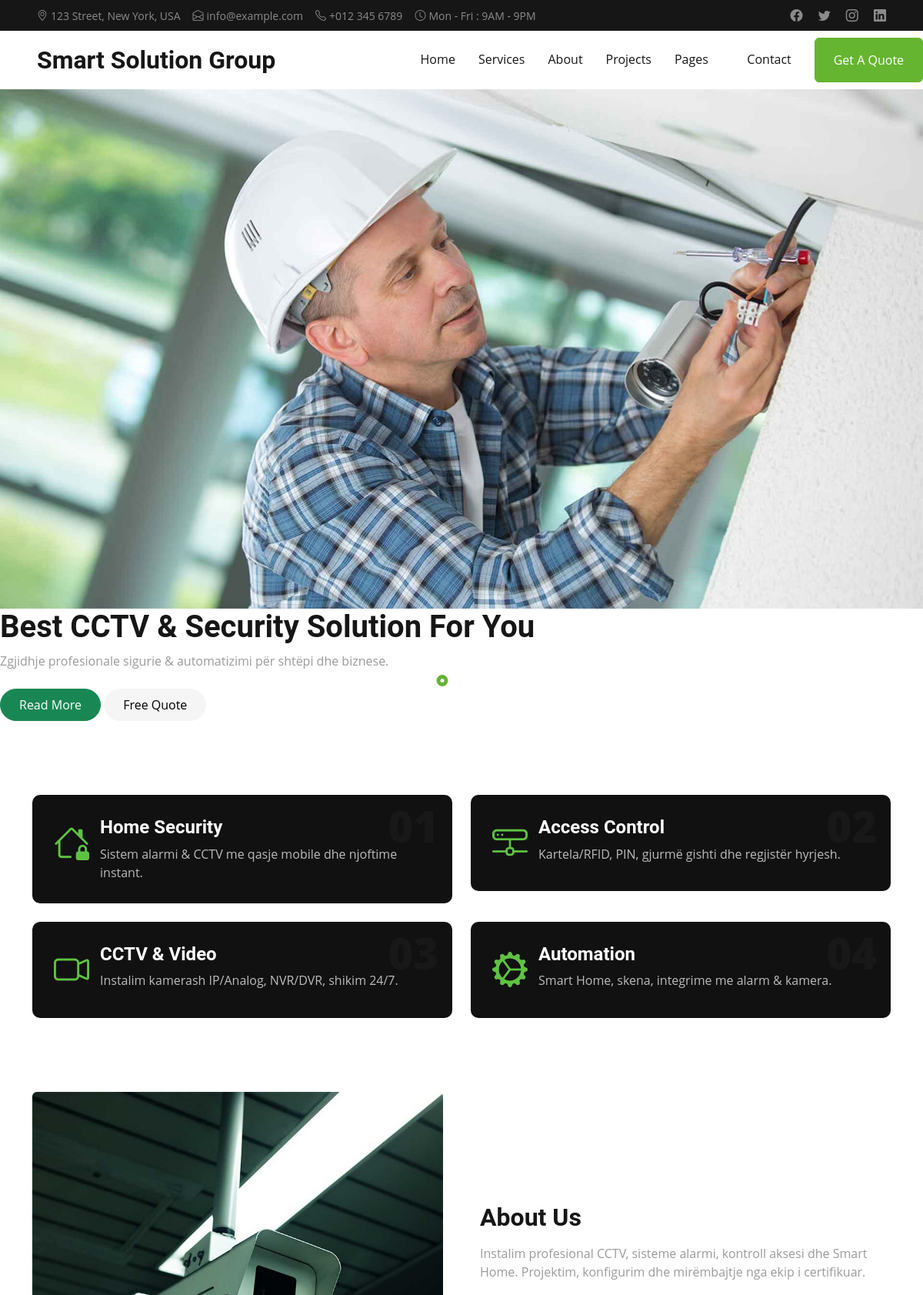
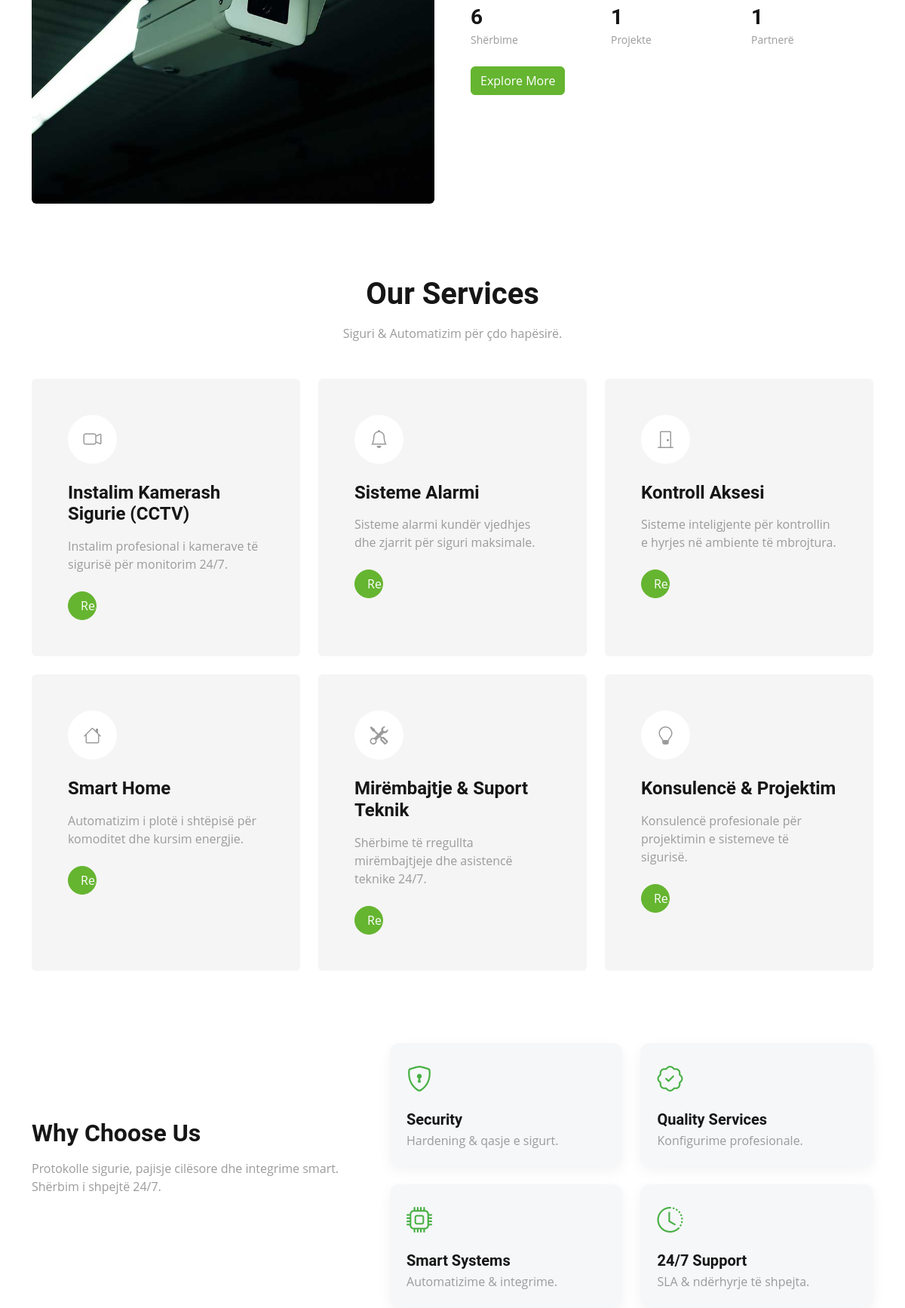
The page / (upper part) on the database its author committed (2 pictures, top to bottom).
### pages/models.py (models this page shows, shortened)
class Service(models.Model):
    icon = models.CharField(
        max_length=50, blank=True,
        help_text="Bootstrap Icon p.sh. 'bi-camera-video' ose 'bi-fingerprint'"
    )
    name = models.CharField(max_length=120, unique=True)
    slug = models.SlugField(max_length=140, unique=True, blank=True)
    icon_class = models.CharField(max_length=80, blank=True, help_text="p.sh. 'bi bi-camera-video'")
    short_description = models.CharField(max_length=255, blank=True)
    long_description = models.TextField(blank=True)
    is_active = models.BooleanField(default=True)
    created_at = models.DateTimeField(default=timezone.now)  # ✅ shtuar për uniformitet
    def __str__(self):
        return self.name

### pages/views.py (the view)
# urls.py: path("", v.home, name="home"),
def home(request):
    services = Service.objects.filter(is_active=True)[:6]
    projects = Project.objects.filter(is_featured=True).order_by("-created_at")[:6]
    partners = Partner.objects.filter(is_active=True)[:12]
    testimonials = Testimonial.objects.filter(is_approved=True).order_by("-created_at")[:5]
    if request.method == "POST" and request.POST.get("form_id") == "home_quote":
        qform = QuoteForm(request.POST)
        if qform.is_valid():
            obj = qform.save()
            if settings.EMAIL_HOST and settings.EMAIL_HOST_USER:
                try:
                    send_mail(
                        subject=f"[Quote] {obj.name} – {obj.get_service_display()}",
                        message=f"From: {obj.name} <{obj.email}>\nPhone: {obj.phone}\nService: {obj.get_service_display()}\n\n{obj.message}",
                        from_email=settings.DEFAULT_FROM_EMAIL,
                        recipient_list=[settings.EMAIL_HOST_USER],
                        fail_silently=True,
                    )
                except Exception:
                    pass
            messages.success(request, "Kërkesa për ofertë u dërgua!")
            return redirect("home")
    else:
        qform = QuoteForm()
        if hasattr(qform, "init_ts"):
            qform.init_ts()
    return render(request, "securex/index.html", {
        "services": services,
        "projects": projects,
        "partners": partners,
        "testimonials": testimonials,
        "quote_form": qform,
    })

### pages/templates/securex/index.html (shortened to what this page needs)
{% extends "securex/base.html" %}
{% load static %}
{% block content %}
<div class="container-fluid p-0 mb-5">
  <div class="owl-carousel header-carousel">
    <div class="position-relative">
      <img class="img-fluid w-100" src="{% static 'securex/img/carousel-1.jpg' %}" alt="CCTV & Security">
      <div class="hero-caption">
        <div class="inner wow fadeInUp" data-wow-delay=".2s">
          <h1>Best CCTV & Security Solution For You</h1>
          <p class="mb-4">Zgjidhje profesionale sigurie & automatizimi për shtëpi dhe biznese.</p>
          <div class="hero-btns">
            <a href="{% url 'about' %}" class="btn btn-success rounded-pill px-4 py-2">Read More</a>
            <a href="{% url 'quote' %}" class="btn btn-light rounded-pill px-4 py-2">Free Quote</a>
          </div>
        </div>
      </div>
    </div>
  </div>
</div>
<div class="container-xxl py-5">
  <div class="container">
    <div class="row g-4">
      <div class="col-lg-6">
        <div class="feature-dark d-flex align-items-start">
          <i class="bi bi-house-lock fi"></i>
          <div>
            <h4>Home Security</h4>
            <p>Sistem alarmi & CCTV me qasje mobile dhe njoftime instant.</p>
          </div>
          <div class="idx">01</div>
        </div>
      </div>
      <div class="col-lg-6">
        <div class="feature-dark d-flex align-items-start">
          <i class="bi bi-hdd-network fi"></i>
          <div>
            <h4>Access Control</h4>
            <p>Kartela/RFID, PIN, gjurmë gishti dhe regjistër hyrjesh.</p>
          </div>
          <div class="idx">02</div>
        </div>
      </div>
      <div class="col-lg-6">
        <div class="feature-dark d-flex align-items-start">
          <i class="bi bi-camera-video fi"></i>
          <div>
            <h4>CCTV & Video</h4>
            <p>Instalim kamerash IP/Analog, NVR/DVR, shikim 24/7.</p>
          </div>
          <div class="idx">03</div>
        </div>
      </div>
      <div class="col-lg-6">
        <div class="feature-dark d-flex align-items-start">
          <i class="bi bi-gear-wide-connected fi"></i>
          <div>
            <h4>Automation</h4>
            <p>Smart Home, skena, integrime me alarm & kamera.</p>
          </div>
          <div class="idx">04</div>
        </div>
      </div>
    </div>
  </div>
</div>
<div class="container-xxl py-5">
  <div class="container">
    <div class="row g-5 align-items-center">
      <div class="col-lg-6 wow fadeInLeft" data-wow-delay=".1s">
        <img class="img-fluid rounded" src="{% static 'securex/img/about.jpg' %}" alt="">
      </div>
      <div class="col-lg-6 wow fadeInUp" data-wow-delay=".2s">
        <h2 class="mb-3">About Us</h2>
        <p class="mb-4">Instalim profesional CCTV, sisteme alarmi, kontroll aksesi dhe Smart Home. Projektim, konfigurim dhe mirëmbajtje nga ekip i certifikuar.</p>
        <div class="row g-4">
          <div class="col-sm-4"><h3 class="mb-0">{{ services|length }}</h3><small>Shërbime</small></div>
          <div class="col-sm-4"><h3 class="mb-0">{{ projects|length }}</h3><small>Projekte</small></div>
          <div class="col-sm-4"><h3 class="mb-0">{{ partners|length }}</h3><small>Partnerë</small></div>
        </div>
        <a href="{% url 'about' %}" class="btn btn-primary mt-4">Explore More</a>
      </div>
    </div>
  </div>
</div>
<div class="container-xxl py-5">
  <div class="container">
    <div class="text-center mx-auto mb-5" style="max-width: 600px;">
      <h1 class="mb-3">Our Services</h1>
      <p>Siguri & Automatizim për çdo hapësirë.</p>
    </div>
    <div class="row g-4">
      {% for s in services %}
      <div class="col-lg-4 col-md-6">
        <div class="service-item bg-light rounded h-100 p-5">
          <div class="d-inline-flex align-items-center justify-content-center bg-white rounded-circle mb-4" style="width:65px;height:65px;">
            <i class="{{ s.icon_class }} fs-4"></i>
          </div>
          <h4 class="mb-3">{{ s.name }}</h4>
          <p class="mb-4">{{ s.short_description }}</p>
          <a class="btn btn-outline-primary px-3" href="{% url 'services' %}">
            Read More
          </a>
        </div>
      </div>
      {% empty %}
      <p class="text-center">Shto shërbimet nga admin.</p>
      {% endfor %}
    </div>
  </div>
</div>
<div class="container-xxl py-5">
  <div class="container">
    <div class="why-wrap wow fadeInUp" data-wow-delay=".1s">
      <div class="row g-4 align-items-center">
        <div class="col-lg-5">
          <h2 class="mb-3">Why Choose Us</h2>
          <p class="mb-4">Protokolle sigurie, pajisje cilësore dhe integrime smart. Shërbim i shpejtë 24/7.</p>
        </div>
        <div class="col-lg-7">
          <div class="row g-4">
            <div class="col-md-6">
              <div class="why-item"><i class="bi bi-shield-lock"></i>
                <h5 class="mt-3 mb-1">Security</h5><p class="mb-0">Hardening & qasje e sigurt.</p>
              </div>
            </div>
            <div class="col-md-6">
              <div class="why-item"><i class="bi bi-patch-check"></i>
                <h5 class="mt-3 mb-1">Quality Services</h5><p class="mb-0">Konfigurime profesionale.</p>
              </div>
            </div>
            <div class="col-md-6">
              <div class="why-item"><i class="bi bi-cpu"></i>
                <h5 class="mt-3 mb-1">Smart Systems</h5><p class="mb-0">Automatizime & integrime.</p>
              </div>
            </div>
            <div class="col-md-6">
              <div class="why-item"><i class="bi bi-clock-history"></i>
                <h5 class="mt-3 mb-1">24/7 Support</h5><p class="mb-0">SLA & ndërhyrje të shpejta.</p>
              </div>
            </div>
          </div>
        </div>
      </div>
    </div>
  </div>
</div>
{% endblock %}

### pages/templates/securex/base.html (shortened to what this page needs)
{% load static %}
<!doctype html>
<html lang="sq">
<head>
  <link href="https://cdn.jsdelivr.net/npm/bootstrap-icons@1.11.3/font/bootstrap-icons.css" rel="stylesheet">
  <link href="{% static 'securex/lib/animate/animate.min.css' %}" rel="stylesheet">
  <link href="{% static 'securex/lib/owlcarousel/assets/owl.carousel.min.css' %}" rel="stylesheet">
  <link href="{% static 'securex/lib/lightbox/css/lightbox.min.css' %}" rel="stylesheet">
  <link href="{% static 'securex/css/bootstrap.min.css' %}" rel="stylesheet">
  <link href="{% static 'securex/css/style.css' %}" rel="stylesheet">
  <link href="{% static 'securex/css/custom.css' %}" rel="stylesheet">
</head>
<body>
  <div class="container-fluid bg-dark text-white-50 py-2 px-5 d-none d-lg-block">
    <div class="row gx-0 align-items-center">
      <div class="col-lg-8 d-flex flex-wrap gap-3">
        <small><i class="bi bi-geo-alt me-1"></i>123 Street, New York, USA</small>
        <small><i class="bi bi-envelope-open me-1"></i>info@example.com</small>
        <small><i class="bi bi-telephone me-1"></i>+012 345 6789</small>
        <small><i class="bi bi-clock me-1"></i>Mon - Fri : 9AM - 9PM</small>
      </div>
      <div class="col-lg-4 text-end">
        <a class="text-white-50 me-3" href="#"><i class="bi bi-facebook"></i></a>
        <a class="text-white-50 me-3" href="#"><i class="bi bi-twitter"></i></a>
        <a class="text-white-50 me-3" href="#"><i class="bi bi-instagram"></i></a>
        <a class="text-white-50" href="#"><i class="bi bi-linkedin"></i></a>
      </div>
    </div>
  </div>
  <nav class="navbar navbar-expand-lg bg-white navbar-light sticky-top p-0">
    <a href="{% url 'home' %}" class="navbar-brand d-flex align-items-center px-4 px-lg-5">
      <h2 class="m-0">Smart Solution Group</h2>
    </a>
    <div class="collapse navbar-collapse" id="navbarCollapse">
      <div class="navbar-nav ms-auto p-4 p-lg-0">
        <a href="{% url 'home' %}" class="nav-item nav-link">Home</a>
        <a href="{% url 'services' %}" class="nav-item nav-link">Services</a>
        <a href="{% url 'about' %}" class="nav-item nav-link">About</a>
        <a href="{% url 'projects' %}" class="nav-item nav-link">Projects</a>
        <div class="nav-item dropdown">
          <a href="#" class="nav-link dropdown-toggle" data-bs-toggle="dropdown">Pages</a>
        </div>
        <a href="{% url 'contact' %}" class="nav-item nav-link">Contact</a>
      </div>
      <a href="{% url 'quote' %}" class="btn btn-primary py-3 px-4 d-none d-lg-block">Get A Quote</a>
    </div>
  </nav>
  <main>
    {% block content %}{% endblock %}
  </main>
</body>
</html>

### staticfiles/securex/css/style.css (style rules this page uses)
:root { --primary: #65B530; --secondary: #9B9B9B; --light: #F5F5F5; --dark: #161616; }
.btn { font-weight: 500; transition: .5s; }
.btn.btn-primary { color: #FFFFFF; }
.navbar.sticky-top { top: -100px; transition: .5s; }
.navbar .navbar-brand { height: 75px; }
.navbar .navbar-nav .nav-link { margin-right: 30px; padding: 25px 0; color: var(--dark); font-weight: 500; outline: none; }
.navbar .dropdown-toggle::after { border: none; content: "\f107"; font-family: "Font Awesome 5 Free"; font-weight: 900; vertical-align: middle; margin-left: 8px; }
.service-item { border-color: rgba(0, 0, 0, .03) !important; }
.service-item .btn { width: 38px; height: 38px; display: inline-flex; align-items: center; color: #FFFFFF; background: var(--primary); border-radius: 38px; white-space: nowrap; overflow: hidden; transition: .5s; }

### staticfiles/securex/css/custom.css (style rules this page uses)
.feature-dark { background: #111; color: #fff; border-radius: 10px; padding: 28px; position: relative; overflow: hidden; transition: transform .25s ease; }
.feature-dark .fi { font-size: 46px; color: #5ec243; margin-right: 14px; }
.feature-dark h4 { color: #fff; margin: 0 0 8px; font-weight: 700; }
.feature-dark p { color: #bbb; margin: 0; }
.feature-dark .idx { position: absolute; right: 18px; top: 12px; font-weight: 800; font-size: 56px; color: #181818; line-height: 1; user-select: none; }
.why-item { background: #f6f7f9; border-radius: 12px; padding: 22px; height: 100%; box-shadow: 0 6px 18px rgba(0,0,0,.05); transition: all .25s ease; }
.why-item .bi { font-size: 34px; color: #48b044; }

### rows shown on the page
Service: name "Instalim Kamerash Sigurie (CCTV)", short_description "Instalim profesional i kamerave të sigurisë për monitorim 24/7."
Service: name "Sisteme Alarmi", short_description "Sisteme alarmi kundër vjedhjes dhe zjarrit për siguri maksimale."
Service: name "Kontroll Aksesi", short_description "Sisteme inteligjente për kontrollin e hyrjes në ambiente të mbrojtura."
Service: name "Smart Home", short_description "Automatizim i plotë i shtëpisë për komoditet dhe kursim energjie."
Service: name "Mirëmbajtje & Suport Teknik", short_description "Shërbime të rregullta mirëmbajtjeje dhe asistencë teknike 24/7."
Service: name "Konsulencë & Projektim", short_description "Konsulencë profesionale për projektimin e sistemeve të sigurisë."

### other values the page prints
{{ services|length }} "6"
{{ projects|length }} "1"
{{ partners|length }} "1"
